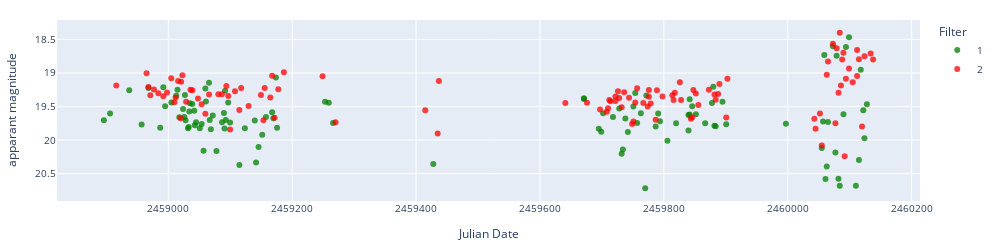
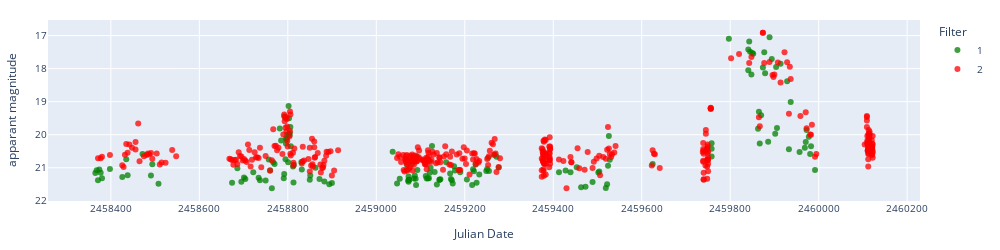
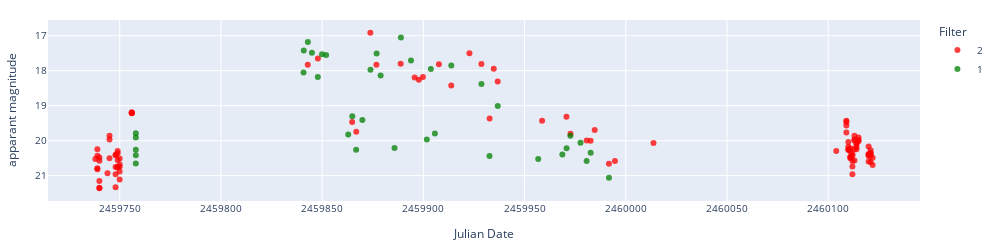
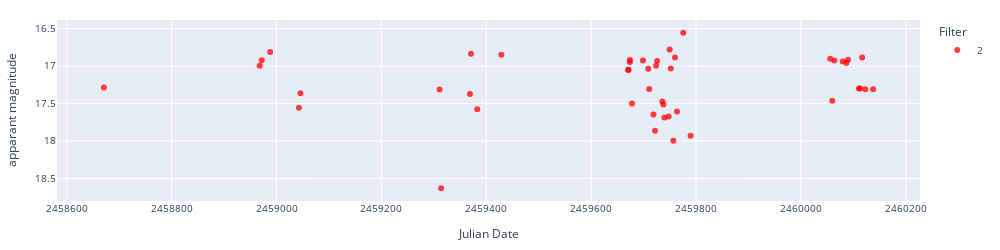

Notebook code cell kept with these figures, in order:
### Markdown cell above
### Display light curves

### Code cell
# Display light curves
classes_in_alerts = alerts_preds_aavso['predicted_class'].unique()
predicted_class = ['polar']
show = predicted_class
objectlist = alerts_preds_aavso[alerts_preds_aavso['predicted_class'].isin(show)]['objectId'].to_list()
# objectlist = alerts_preds_aavso['objectId'].to_list()

for object in objectlist[0:50]:
    ra = alerts_preds_aavso[alerts_preds_aavso['objectId']==object]['ra'].values[0]
    dec = alerts_preds_aavso[alerts_preds_aavso['objectId']==object]['dec'].values[0]
    c = SkyCoord(ra=ra*u.degree, dec=dec*u.degree, frame='icrs')
    pos = c.to_string('hmsdms', sep=':')
    prediction = alerts_preds_aavso[alerts_preds_aavso["objectId"]==object]["predicted_class"].values[0]
    print('',object, f'position_deg: {ra} {dec}', 
          f'position_hms_dms: {pos}',
          "~~~~~~~~~~~~~~~~~~~~~",
          f'sherlock_class: {alerts_preds_aavso[alerts_preds_aavso["objectId"]==object]["classification"].values[0]}',
          f'sherlock classification reliability {alerts_preds_aavso[alerts_preds_aavso["objectId"]==object]["classificationReliability"].values[0]}',
          f'gminusr mean: {alerts_preds_aavso[alerts_preds_aavso["objectId"]==object]["clr_mean"].mean()}',
          f'gminusr: {alerts_preds_aavso[alerts_preds_aavso["objectId"]==object]["g_minus_r"].values[0]}',
          f'brightening_g: {alerts_preds_aavso[alerts_preds_aavso["objectId"]==object]["brightening_g"].values[0]}',
          f'brightening_r: {alerts_preds_aavso[alerts_preds_aavso["objectId"]==object]["brightening_r"].values[0]}',
          f'dmdt_g: {alerts_preds_aavso[alerts_preds_aavso["objectId"]==object]["dmdt_g"].values[0]}',
          f'dmdt_r: {alerts_preds_aavso[alerts_preds_aavso["objectId"]==object]["dmdt_r"].values[0]}',
          "~~~~~~~~~~~~~~~~~~~~~",
          f'aavso_name: {alerts_preds_aavso[alerts_preds_aavso["objectId"]==object]["aavso_name"].values[0]}',
          f'aavso_type: {alerts_preds_aavso[alerts_preds_aavso["objectId"]==object]["aavso_type"].values[0]}',
          f'aavso_period: {alerts_preds_aavso[alerts_preds_aavso["objectId"]==object]["aavso_period"].values[0]}',
          "~~~~~~~~~~~~~~~~~~~~~",
          f'prediction: {prediction}',
          f'prediction_probability: {alerts_preds_aavso[alerts_preds_aavso["objectId"]==object][f"prob_{prediction}"].values[0]}',
          sep='\n')
    lc_lasair = load_lasair_lc(object, path=f'../lightcurves_alerts/')
    lc_lasair_appmag = lasair_clean(lc_lasair, limit=25, magerrlim=1)

    display_lightcurve(lc_df=lc_lasair_appmag, x='jd', y='dc_mag')
